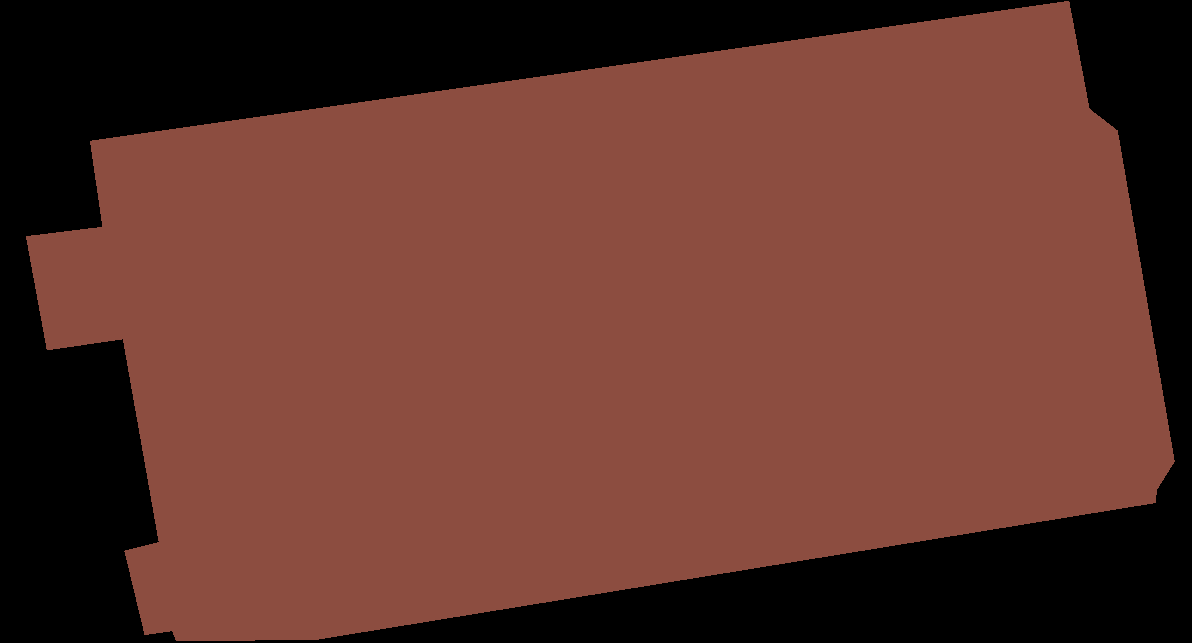
#> input picture data/data_pcb/segmented/masks/arduino_mega_17.png, 1192 x 643 px, found by its file name; its folder holds only this picture in this run
$ python masks_to_polygons.py
#> lines starting #> are read from the running program, lines starting #| are printed output that depends on the picture; after the words box and inside, x2 and y2 are one past the last pixel; in counts of white or black regions, pixels touching at a corner belong together
import os
import cv2

'''Esto es para convertir los datos si vamos a segmentar'''

input_dir = './data/data_pcb/segmented/masks'
output_dir = './data/data_pcb/segmented/labels'

for j in os.listdir(input_dir):
    image_path = os.path.join(input_dir, j)
    # load the binary mask and get its contours
    mask = cv2.imread(image_path, cv2.IMREAD_GRAYSCALE)
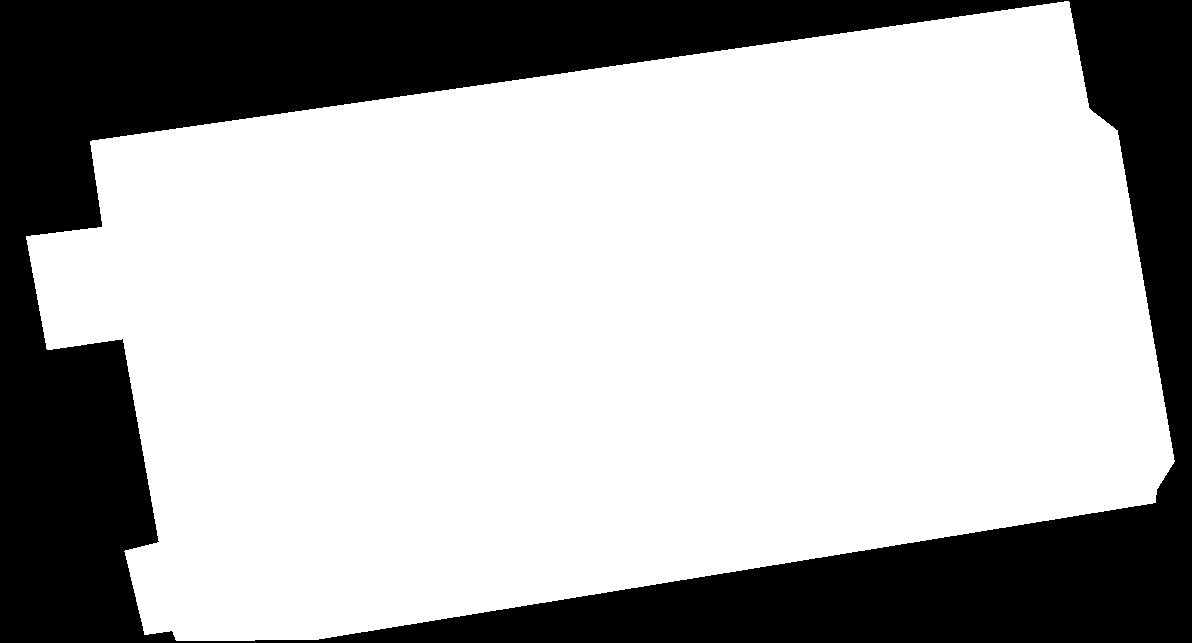
#> mask: shape (643, 1192); values 0 (black) and 94 (white), 69.7% white; 1 black region, box (x1, y1, x2, y2) and area: (0, 0, 1192, 643) 232570
    _, mask = cv2.threshold(mask, 1, 255, cv2.THRESH_BINARY)
#> mask: shape (643, 1192); 69.7% white; 1 black region

    H, W = mask.shape
#> H = 643; W = 1192
    contours, hierarchy = cv2.findContours(mask, cv2.RETR_EXTERNAL, cv2.CHAIN_APPROX_SIMPLE)
#> contours = 1 contour; box (x1, y1, x2, y2) and area: (26, 1, 1175, 641) 532300

    # convert the contours to polygons
    polygons = []
    for cnt in contours:
        if cv2.contourArea(cnt) > 200:
            polygon = []
            for point in cnt:
                x, y = point[0]
                polygon.append(x / W)
                polygon.append(y / H)
            polygons.append(polygon)
#> this loop made 1 pass
#> after the loop, polygons = 1 item

    # print the polygons
    with open('{}.txt'.format(os.path.join(output_dir, j)[:-4]), 'w') as f:
        for polygon in polygons:
            for p_, p in enumerate(polygon):
                if p_ == len(polygon) - 1:
                    f.write('{}\n'.format(p))
                elif p_ == 0:
                    f.write('0 {} '.format(p))
                else:
                    f.write('{} '.format(p))

        f.close()

$ run again, on data/data_pcb/segmented/masks/l298n_10.png
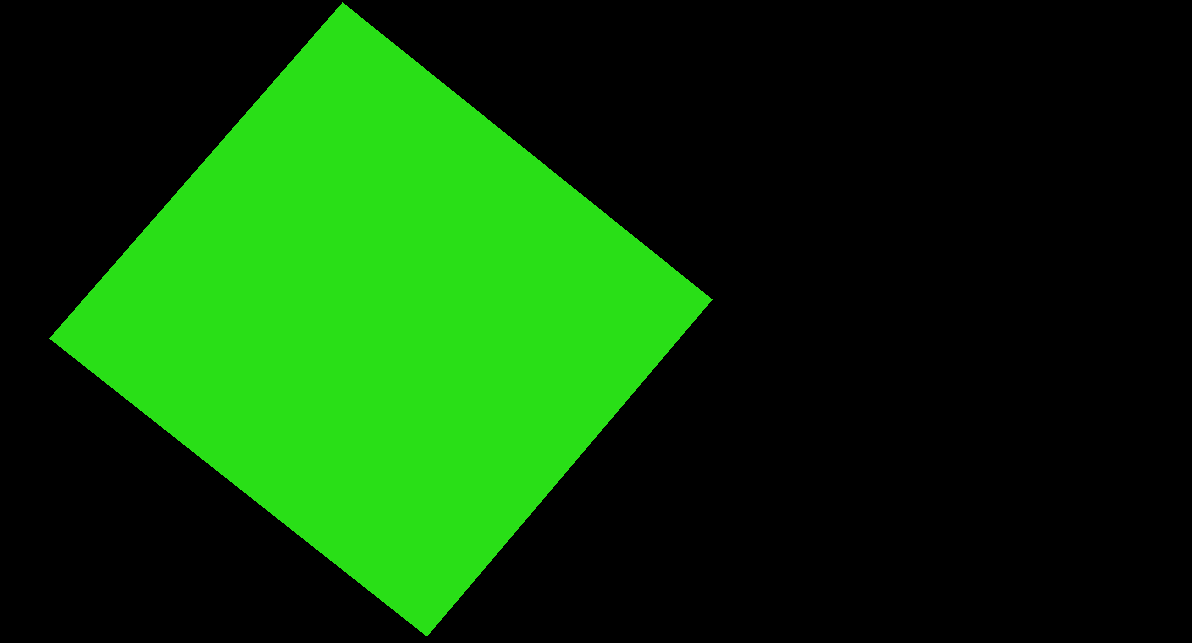
#> input picture data/data_pcb/segmented/masks/l298n_10.png, 1192 x 643 px, found by its file name
#> `mask = cv2.imread(image_path, cv2.IMREAD_GRAYSCALE)`:
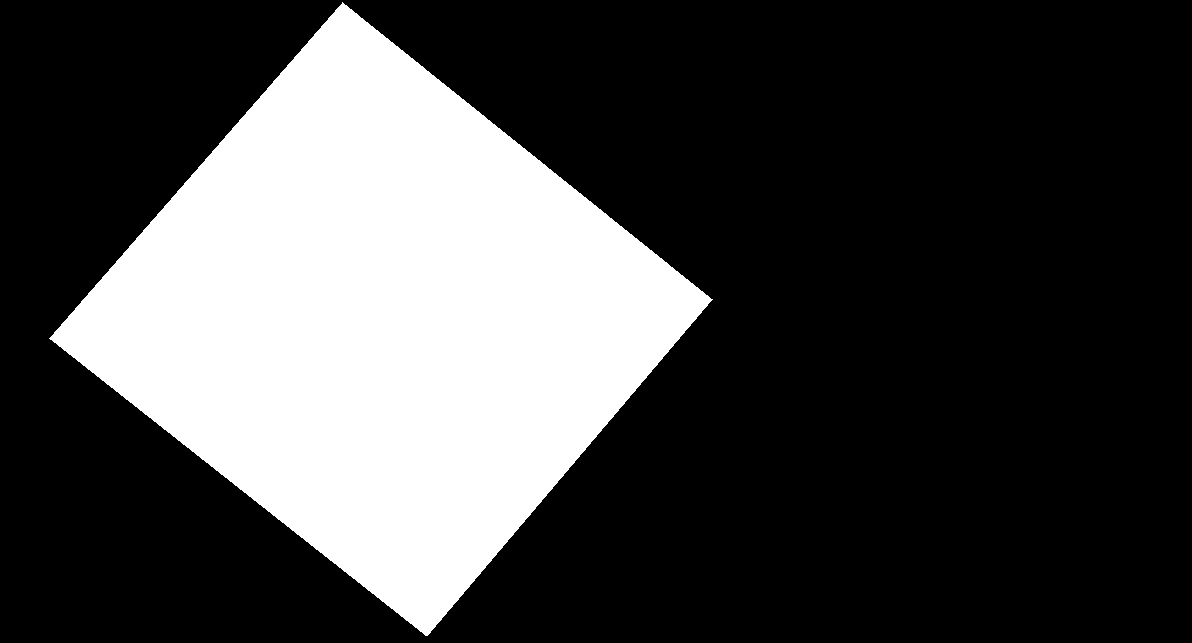
#> mask: shape (643, 1192); values 0 (black) and 145 (white), 27.7% white; 1 white region, box (x1, y1, x2, y2) and area: (49, 2, 713, 636) 212076
#> contours = 1 contour; box (x1, y1, x2, y2) and area: (49, 2, 713, 636) 211365
#> the loop `for cnt in contours:` made 1 pass
#> after the loop `for cnt in contours:`: polygons = 1 item
#> the loop `for polygon in polygons:` made 1 pass

$ run again, on data/data_pcb/segmented/masks/l298n_12.png
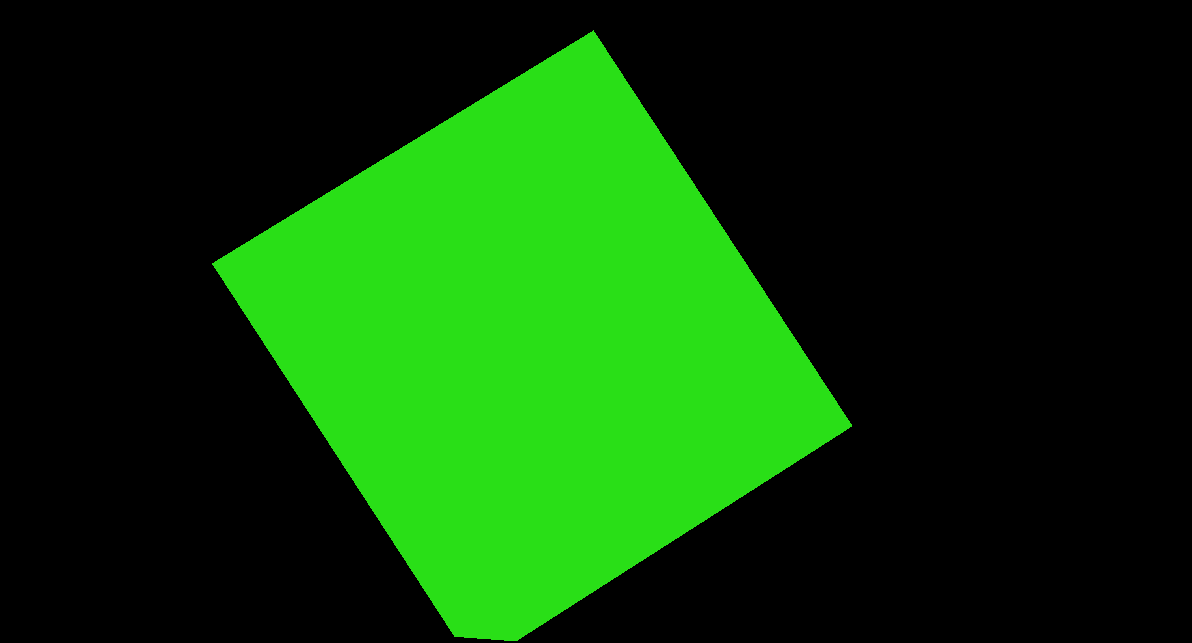
#> input picture data/data_pcb/segmented/masks/l298n_12.png, 1192 x 643 px, found by its file name
#> `mask = cv2.imread(image_path, cv2.IMREAD_GRAYSCALE)`:
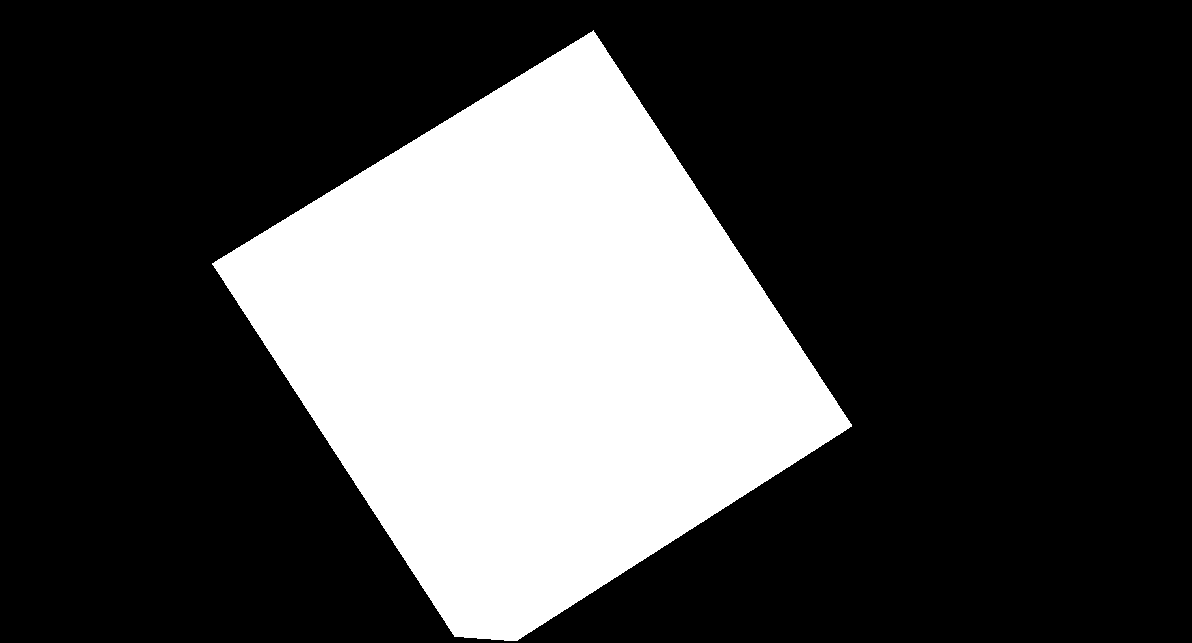
#> mask: shape (643, 1192); values 0 (black) and 145 (white), 27.8% white; 1 white region, box (x1, y1, x2, y2) and area: (212, 30, 852, 641) 213029
#> contours = 1 contour; box (x1, y1, x2, y2) and area: (212, 30, 852, 641) 212254
#> the loop `for cnt in contours:` made 1 pass
#> after the loop `for cnt in contours:`: polygons = 1 item
#> the loop `for polygon in polygons:` made 1 pass

$ run again, on data/data_pcb/segmented/masks/l298n_9.png
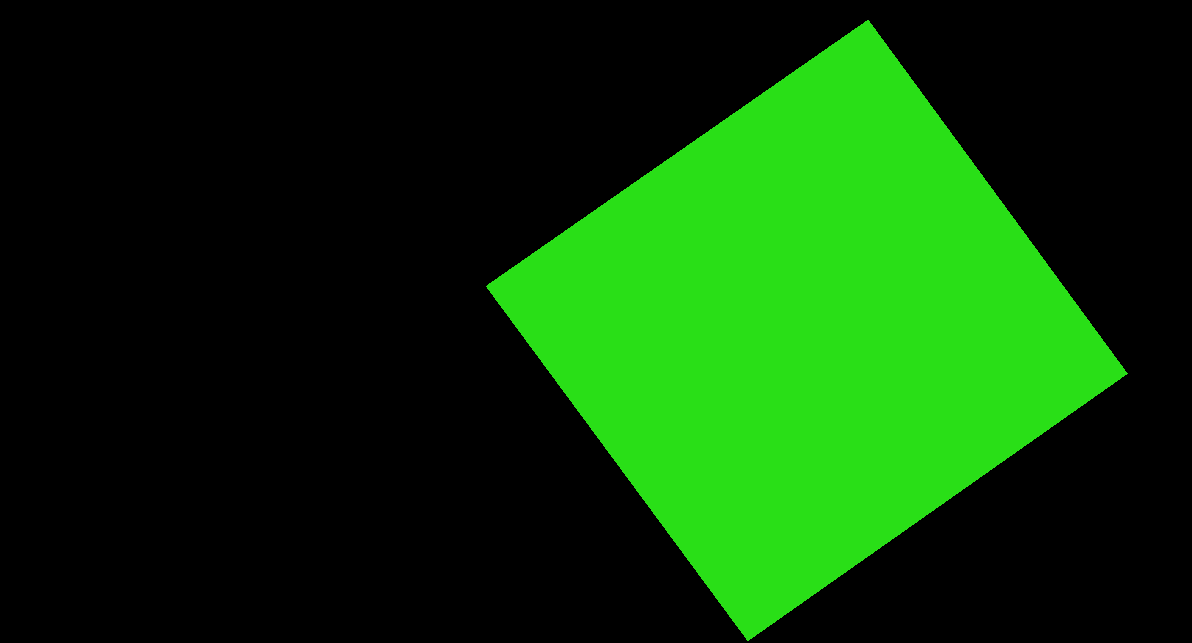
#> input picture data/data_pcb/segmented/masks/l298n_9.png, 1192 x 643 px, found by its file name
#> `mask = cv2.imread(image_path, cv2.IMREAD_GRAYSCALE)`:
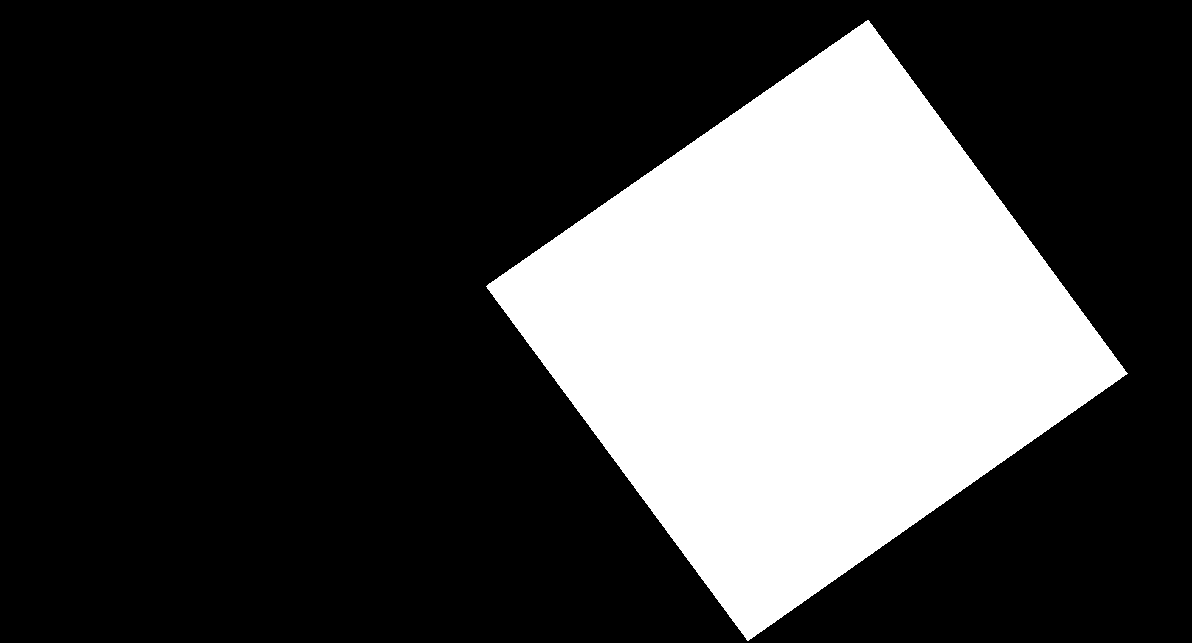
#> mask: shape (643, 1192); values 0 (black) and 145 (white), 26.7% white; 1 white region, box (x1, y1, x2, y2) and area: (486, 20, 1128, 641) 204933
#> contours = 1 contour; box (x1, y1, x2, y2) and area: (486, 20, 1128, 641) 204198
#> the loop `for cnt in contours:` made 1 pass
#> after the loop `for cnt in contours:`: polygons = 1 item
#> the loop `for polygon in polygons:` made 1 pass
